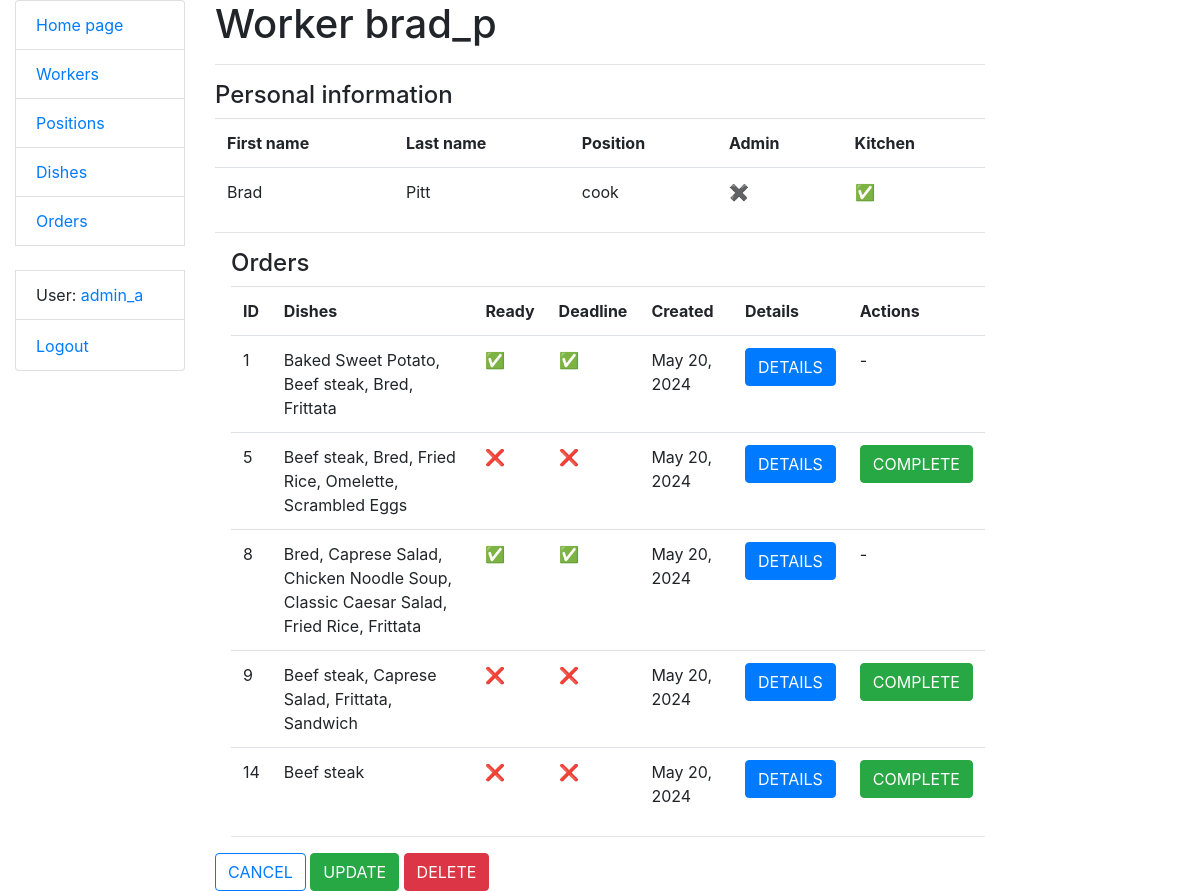
The app's page /workers/3/ (signed in), older data.
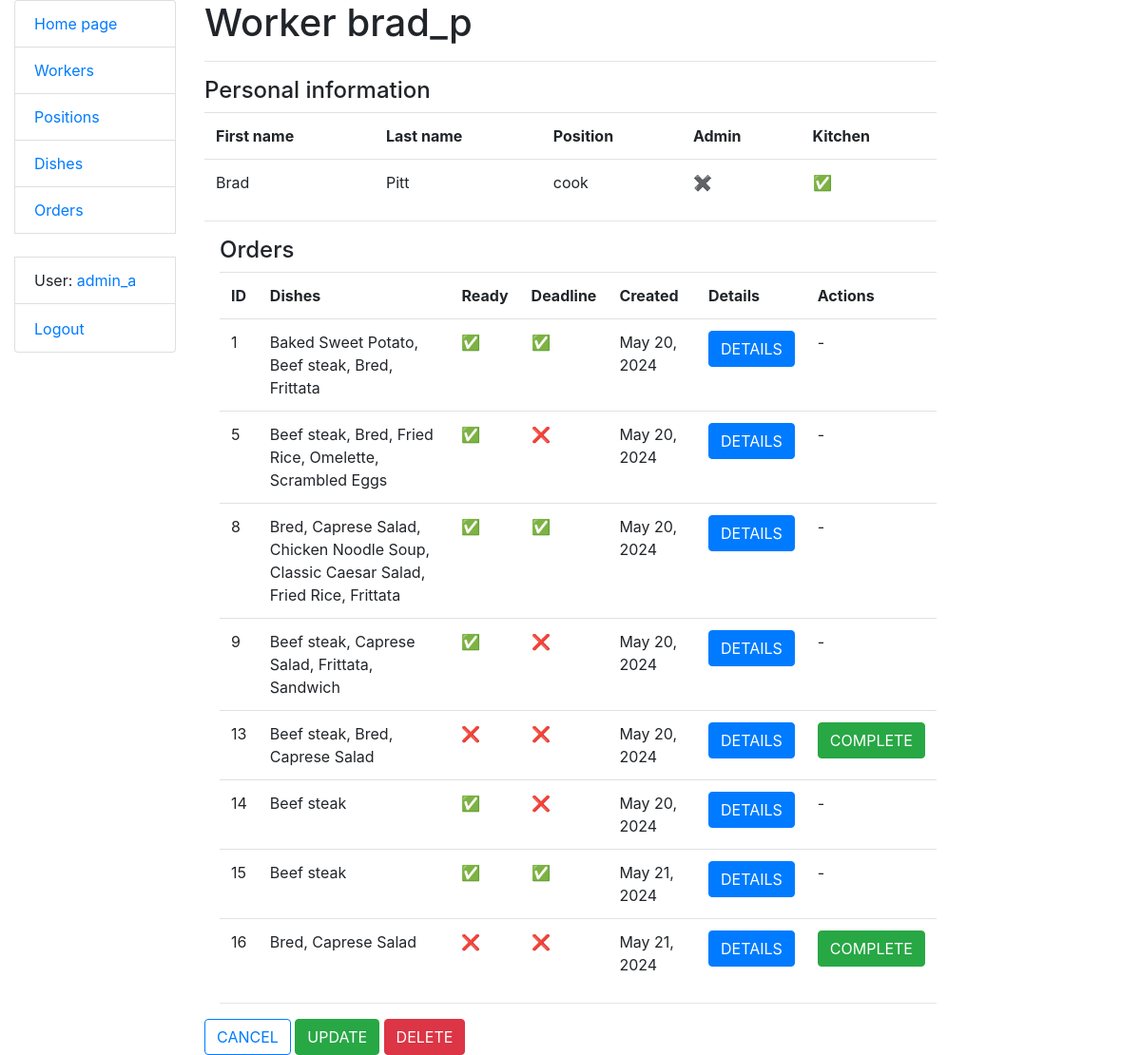
The same page, newer data.
### kitchen/models.py (models this page shows, shortened)
class Order(models.Model):
    dishes = models.ManyToManyField(Dish, related_name="orders")
    note = models.TextField(null=True, blank=True)
    worker = models.ForeignKey(settings.AUTH_USER_MODEL, on_delete=models.CASCADE, related_name="orders")
    is_completed = models.BooleanField(default=False)
    is_completed_in_time = models.BooleanField(default=False)
    creation_time = models.DateTimeField(auto_now_add=True)
    deadline = models.IntegerField(default=60)
    @property
    def completion_time(self):
        completion_time = self.creation_time + timezone.timedelta(minutes=self.deadline)
        if completion_time <= timezone.now():
            return False
        return int((completion_time - timezone.now()).total_seconds() // 60)
    def get_dish_names(self):
        return ", ".join(dish.name for dish in self.dishes.all())
    def get_absolute_url(self):
        return reverse("kitchen:order-detail", kwargs={"pk": self.pk})

class Dish(models.Model):
    name = models.CharField(max_length=255, unique=True)
    price = models.DecimalField(max_digits=5, decimal_places=2)
    class Meta:
        ordering = ["name"]

### kitchen/views.py (the view)
# urls.py: path("workers/<int:pk>/", WorkerDetailView.as_view(), name="worker-detail"),
class WorkerDetailView(LoginRequiredMixin, generic.DetailView):
    model = Worker
    queryset = Worker.objects.all().prefetch_related("orders__dishes")

### kitchen/models.py (called while the page is built)
    def get_absolute_url(self):
        return reverse("kitchen:worker-detail", kwargs={"pk": self.pk})

    def __str__(self):
        return self.name

### templates/kitchen/worker_detail.html
{% extends "base.html" %}
{% block content %}
  {% if user == worker %}
    <h1>Hello, {{ worker.username }} 😀</h1>
  {% else %}
    <h1>Worker {{ worker.username }}</h1>
  {% endif %}
  <hr>
  <h4>Personal information</h4>
  <table class="table">
    <tr>
      <th>First name</th>
      <th>Last name</th>
      <th>Position</th>
      <th>Admin</th>
      <th>Kitchen</th>
    </tr>
    <tr>
      <td>{{ worker.first_name }}</td>
      <td>{{ worker.last_name }}</td>
      <td>{{ worker.position }}</td>
      <td>{% if worker.position.lead_position %}✅{% else %}✖️{% endif %}</td>
      <td>{% if worker.position.kitchen %}✅{% else %}✖️{% endif %}</td>
    </tr>
  </table>
  <hr>
  <div class="ml-3">
    {% if user == worker %}
      <h4>My orders</h4>
    {% else %}
      <h4>Orders</h4>
    {% endif %}
    {% if worker.orders.all %}
      <table class="table">
        <tr>
          <th>ID</th>
          <th>Dishes</th>
          <th>Ready</th>
          <th>Deadline</th>
          <th>Created</th>
          <th>Details</th>
          <th>Actions</th>
        </tr>
        {% for order in worker.orders.all %}
          <tr>
            <td>{{ order.id }}</td>
            <td>{{ order.get_dish_names }}</td>
            <td>{% if order.is_completed %}✅{% else %}❌{% endif %}</td>
            <td>
              {% if order.is_completed_in_time %}
                ✅
              {% elif order.completion_time %}
                <b>{{ order.completion_time }}</b> min
              {% else %}
                ❌
              {% endif %}
            </td>
            {% load humanize %}
            <td>{{ order.creation_time|naturalday }}</td>
            <td><a href="{{ order.get_absolute_url }}" class="btn btn-primary">DETAILS</a></td>
            <td>
              {% if not order.is_completed %}
                <a href="{% url 'kitchen:order-complete' pk=order.id %}" class="btn btn-success">COMPLETE</a>
              {% else %}
                -
              {% endif %}
            </td>
          </tr>
        {% endfor %}
      </table>
      <hr>
    {% else %}
      <p>No orders!</p>
    {% endif %}
  </div>
  <a href="{% url "kitchen:worker-list" %}" class="btn btn-outline-primary">CANCEL</a>
  <a href="{% url 'kitchen:worker-update' pk=worker.id %}" class="btn btn-success">UPDATE</a>
  <a href="{% url 'kitchen:worker-delete' pk=worker.id %}" class="btn btn-danger">DELETE</a>
{% endblock %}

Row changes from the older to the newer data that the page shows:
changed Order "Beef steak, Bred, Fried Rice, Omelette, Scrambled Eggs": is_completed "❌ COMPLETE" → "✅ -"
changed Order "Beef steak, Caprese Salad, Frittata, Sandwich": is_completed "❌ COMPLETE" → "✅ -"
now on this page (row edited): Order: id "13", get_dish_names "Beef steak, Bred, Caprese Salad", creation_time "May 20, 2024", is_completed "COMPLETE"
changed Order id 14: is_completed "❌ COMPLETE" → "✅ -"
added Order: id "15", get_dish_names "Beef steak", creation_time "May 21, 2024"
added Order: id "16", get_dish_names "Bred, Caprese Salad", creation_time "May 21, 2024", is_completed "COMPLETE"
